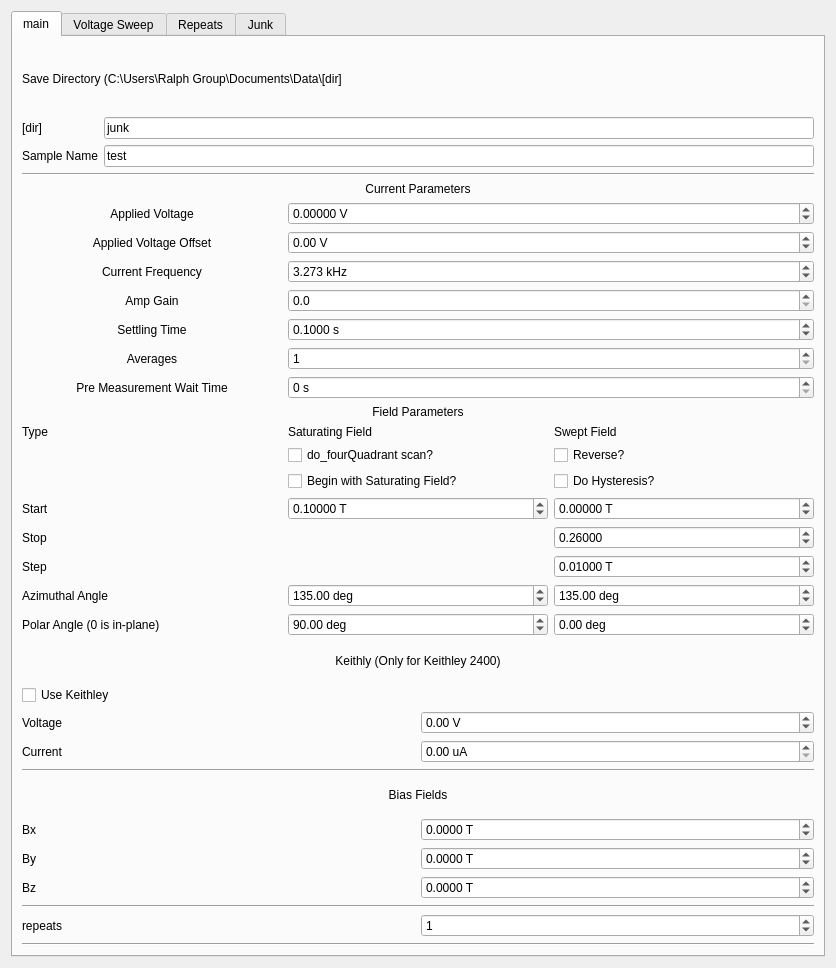
<?xml version="1.0" encoding="UTF-8"?>
<ui version="4.0">
 <class>Form</class>
 <widget class="QWidget" name="Form">
  <property name="geometry">
   <rect>
    <x>0</x>
    <y>0</y>
    <width>836</width>
    <height>968</height>
   </rect>
  </property>
  <property name="windowTitle">
   <string>Form</string>
  </property>
  <layout class="QVBoxLayout" name="verticalLayout">
   <item>
    <widget class="QTabWidget" name="pageoftabwidgetquestionmark">
     <property name="toolTip">
      <string>&lt;html&gt;&lt;head/&gt;&lt;body&gt;&lt;p&gt;Field Parameters&lt;/p&gt;&lt;/body&gt;&lt;/html&gt;</string>
     </property>
     <property name="currentIndex">
      <number>0</number>
     </property>
     <widget class="QWidget" name="tab">
      <attribute name="title">
       <string>main</string>
      </attribute>
      <layout class="QVBoxLayout" name="verticalLayout_10">
       <item>
        <layout class="QGridLayout" name="save_params">
         <item row="4" column="0">
          <widget class="QLabel" name="label_12">
           <property name="enabled">
            <bool>true</bool>
           </property>
           <property name="text">
            <string>Sample Name</string>
           </property>
          </widget>
         </item>
         <item row="4" column="1">
          <widget class="QLineEdit" name="sample_name">
           <property name="text">
            <string>test</string>
           </property>
           <property name="placeholderText">
            <string>test</string>
           </property>
          </widget>
         </item>
         <item row="0" column="0" colspan="2">
          <widget class="QLabel" name="label_8">
           <property name="text">
            <string>Save Directory (C:\Users\Ralph Group\Documents\Data\[dir]</string>
           </property>
           <property name="wordWrap">
            <bool>true</bool>
           </property>
          </widget>
         </item>
         <item row="3" column="0">
          <widget class="QLabel" name="label_22">
           <property name="text">
            <string>[dir]</string>
           </property>
          </widget>
         </item>
         <item row="3" column="1">
          <widget class="QLineEdit" name="save_dir">
           <property name="text">
            <string>junk</string>
           </property>
          </widget>
         </item>
        </layout>
       </item>
       <item>
        <widget class="Line" name="line_3">
         <property name="orientation">
          <enum>Qt::Horizontal</enum>
         </property>
        </widget>
       </item>
       <item>
        <layout class="QGridLayout" name="lockin_params">
         <item row="2" column="0">
          <widget class="QLabel" name="label_36">
           <property name="text">
            <string>Applied Voltage Offset</string>
           </property>
           <property name="alignment">
            <set>Qt::AlignCenter</set>
           </property>
          </widget>
         </item>
         <item row="1" column="0">
          <widget class="QLabel" name="label_3">
           <property name="text">
            <string>Applied Voltage</string>
           </property>
           <property name="alignment">
            <set>Qt::AlignCenter</set>
           </property>
          </widget>
         </item>
         <item row="7" column="0">
          <widget class="QLabel" name="label_30">
           <property name="text">
            <string>Amp Gain</string>
           </property>
           <property name="alignment">
            <set>Qt::AlignCenter</set>
           </property>
          </widget>
         </item>
         <item row="10" column="0">
          <widget class="QLabel" name="label_31">
           <property name="text">
            <string>Pre Measurement Wait Time</string>
           </property>
           <property name="alignment">
            <set>Qt::AlignCenter</set>
           </property>
          </widget>
         </item>
         <item row="2" column="1" colspan="2">
          <widget class="QDoubleSpinBox" name="applied_voltage_offset">
           <property name="suffix">
            <string> V</string>
           </property>
           <property name="minimum">
            <double>-8.000000000000000</double>
           </property>
           <property name="maximum">
            <double>8.000000000000000</double>
           </property>
           <property name="singleStep">
            <double>0.010000000000000</double>
           </property>
          </widget>
         </item>
         <item row="9" column="0">
          <widget class="QLabel" name="label_35">
           <property name="text">
            <string>Averages</string>
           </property>
           <property name="alignment">
            <set>Qt::AlignCenter</set>
           </property>
          </widget>
         </item>
         <item row="10" column="1" colspan="2">
          <widget class="QDoubleSpinBox" name="wait">
           <property name="suffix">
            <string> s</string>
           </property>
           <property name="decimals">
            <number>0</number>
           </property>
           <property name="maximum">
            <double>9999999.000000000000000</double>
           </property>
          </widget>
         </item>
         <item row="20" column="0">
          <widget class="QLabel" name="label_16">
           <property name="text">
            <string>Azimuthal Angle</string>
           </property>
          </widget>
         </item>
         <item row="9" column="1" colspan="2">
          <widget class="QSpinBox" name="avgs">
           <property name="minimum">
            <number>1</number>
           </property>
          </widget>
         </item>
         <item row="12" column="0" colspan="3">
          <widget class="QLabel" name="label_10">
           <property name="text">
            <string>Field Parameters</string>
           </property>
           <property name="alignment">
            <set>Qt::AlignCenter</set>
           </property>
          </widget>
         </item>
         <item row="0" column="0" colspan="3">
          <widget class="QLabel" name="label_7">
           <property name="text">
            <string>Current Parameters</string>
           </property>
           <property name="alignment">
            <set>Qt::AlignCenter</set>
           </property>
          </widget>
         </item>
         <item row="21" column="1">
          <widget class="QDoubleSpinBox" name="saturating_field_polar">
           <property name="suffix">
            <string> deg</string>
           </property>
           <property name="minimum">
            <double>-180.000000000000000</double>
           </property>
           <property name="maximum">
            <double>180.000000000000000</double>
           </property>
           <property name="value">
            <double>90.000000000000000</double>
           </property>
          </widget>
         </item>
         <item row="17" column="0">
          <widget class="QLabel" name="label_18">
           <property name="text">
            <string>Start</string>
           </property>
          </widget>
         </item>
         <item row="8" column="1" colspan="2">
          <widget class="QDoubleSpinBox" name="settling">
           <property name="suffix">
            <string> s</string>
           </property>
           <property name="decimals">
            <number>4</number>
           </property>
           <property name="maximum">
            <double>9999999.000000000000000</double>
           </property>
           <property name="value">
            <double>0.100000000000000</double>
           </property>
          </widget>
         </item>
         <item row="8" column="0">
          <widget class="QLabel" name="label_20">
           <property name="text">
            <string>Settling Time</string>
           </property>
           <property name="alignment">
            <set>Qt::AlignCenter</set>
           </property>
          </widget>
         </item>
         <item row="20" column="2">
          <widget class="QDoubleSpinBox" name="sweep_field_azimuth">
           <property name="suffix">
            <string> deg</string>
           </property>
           <property name="minimum">
            <double>-170.000000000000000</double>
           </property>
           <property name="maximum">
            <double>170.000000000000000</double>
           </property>
           <property name="value">
            <double>135.000000000000000</double>
           </property>
          </widget>
         </item>
         <item row="21" column="2">
          <widget class="QDoubleSpinBox" name="sweep_field_polar">
           <property name="suffix">
            <string> deg</string>
           </property>
           <property name="minimum">
            <double>-180.000000000000000</double>
           </property>
           <property name="maximum">
            <double>180.000000000000000</double>
           </property>
          </widget>
         </item>
         <item row="21" column="0">
          <widget class="QLabel" name="label_19">
           <property name="text">
            <string>Polar Angle (0 is in-plane)</string>
           </property>
          </widget>
         </item>
         <item row="6" column="0">
          <widget class="QLabel" name="label_9">
           <property name="text">
            <string>Current Frequency</string>
           </property>
           <property name="alignment">
            <set>Qt::AlignCenter</set>
           </property>
          </widget>
         </item>
         <item row="17" column="1">
          <widget class="QDoubleSpinBox" name="saturating_field">
           <property name="suffix">
            <string> T</string>
           </property>
           <property name="decimals">
            <number>5</number>
           </property>
           <property name="minimum">
            <double>-0.280000000000000</double>
           </property>
           <property name="maximum">
            <double>0.280000000000000</double>
           </property>
           <property name="singleStep">
            <double>0.001000000000000</double>
           </property>
           <property name="value">
            <double>0.100000000000000</double>
           </property>
          </widget>
         </item>
         <item row="17" column="2">
          <widget class="QDoubleSpinBox" name="sweep_field_start">
           <property name="suffix">
            <string> T</string>
           </property>
           <property name="decimals">
            <number>5</number>
           </property>
           <property name="minimum">
            <double>-0.270000000000000</double>
           </property>
           <property name="maximum">
            <double>0.270000000000000</double>
           </property>
           <property name="singleStep">
            <double>0.001000000000000</double>
           </property>
           <property name="value">
            <double>0.000000000000000</double>
           </property>
          </widget>
         </item>
         <item row="19" column="2">
          <widget class="QDoubleSpinBox" name="sweep_field_step">
           <property name="suffix">
            <string> T</string>
           </property>
           <property name="decimals">
            <number>5</number>
           </property>
           <property name="minimum">
            <double>-0.280000000000000</double>
           </property>
           <property name="maximum">
            <double>0.280000000000000</double>
           </property>
           <property name="value">
            <double>0.010000000000000</double>
           </property>
          </widget>
         </item>
         <item row="13" column="2">
          <widget class="QLabel" name="label_11">
           <property name="text">
            <string>Swept Field</string>
           </property>
          </widget>
         </item>
         <item row="14" column="2">
          <widget class="QCheckBox" name="reverse">
           <property name="text">
            <string>Reverse?</string>
           </property>
          </widget>
         </item>
         <item row="20" column="1">
          <widget class="QDoubleSpinBox" name="saturating_field_azimuth">
           <property name="suffix">
            <string> deg</string>
           </property>
           <property name="minimum">
            <double>-170.000000000000000</double>
           </property>
           <property name="maximum">
            <double>170.000000000000000</double>
           </property>
           <property name="value">
            <double>135.000000000000000</double>
           </property>
          </widget>
         </item>
         <item row="19" column="0">
          <widget class="QLabel" name="label_2">
           <property name="text">
            <string>Step</string>
           </property>
          </widget>
         </item>
         <item row="6" column="1" colspan="2">
          <widget class="QDoubleSpinBox" name="current_frequency">
           <property name="suffix">
            <string> kHz</string>
           </property>
           <property name="decimals">
            <number>3</number>
           </property>
           <property name="maximum">
            <double>1000.000000000000000</double>
           </property>
           <property name="value">
            <double>3.273000000000000</double>
           </property>
          </widget>
         </item>
         <item row="13" column="1">
          <widget class="QLabel" name="label_6">
           <property name="text">
            <string>Saturating Field</string>
           </property>
          </widget>
         </item>
         <item row="13" column="0">
          <widget class="QLabel" name="label_21">
           <property name="text">
            <string>Type</string>
           </property>
          </widget>
         </item>
         <item row="15" column="1">
          <widget class="QCheckBox" name="saturate">
           <property name="text">
            <string>Begin with Saturating Field?</string>
           </property>
          </widget>
         </item>
         <item row="7" column="1" colspan="2">
          <widget class="QDoubleSpinBox" name="amp_gain">
           <property name="suffix">
            <string/>
           </property>
           <property name="decimals">
            <number>1</number>
           </property>
           <property name="minimum">
            <double>0.000000000000000</double>
           </property>
           <property name="maximum">
            <double>50000.000000000000000</double>
           </property>
          </widget>
         </item>
         <item row="1" column="1" colspan="2">
          <widget class="QDoubleSpinBox" name="applied_voltage">
           <property name="suffix">
            <string> V</string>
           </property>
           <property name="decimals">
            <number>5</number>
           </property>
           <property name="minimum">
            <double>-10.000000000000000</double>
           </property>
           <property name="maximum">
            <double>10.000000000000000</double>
           </property>
           <property name="value">
            <double>0.000000000000000</double>
           </property>
          </widget>
         </item>
         <item row="15" column="2">
          <widget class="QCheckBox" name="hysteresis">
           <property name="text">
            <string>Do Hysteresis?</string>
           </property>
          </widget>
         </item>
         <item row="18" column="2">
          <widget class="QDoubleSpinBox" name="sweep_field_stop">
           <property name="decimals">
            <number>5</number>
           </property>
           <property name="minimum">
            <double>-0.270000000000000</double>
           </property>
           <property name="maximum">
            <double>0.270000000000000</double>
           </property>
           <property name="singleStep">
            <double>1.000000000000000</double>
           </property>
           <property name="value">
            <double>0.260000000000000</double>
           </property>
          </widget>
         </item>
         <item row="18" column="0">
          <widget class="QLabel" name="label_37">
           <property name="text">
            <string>Stop</string>
           </property>
          </widget>
         </item>
         <item row="14" column="1">
          <widget class="QCheckBox" name="do_fourQuadrant">
           <property name="text">
            <string>do_fourQuadrant scan?</string>
           </property>
          </widget>
         </item>
        </layout>
       </item>
       <item>
        <layout class="QGridLayout" name="gridLayout_3">
         <item row="2" column="0">
          <widget class="QLabel" name="label_39">
           <property name="text">
            <string>Voltage</string>
           </property>
          </widget>
         </item>
         <item row="3" column="0">
          <widget class="QLabel" name="label_40">
           <property name="text">
            <string>Current</string>
           </property>
          </widget>
         </item>
         <item row="3" column="1">
          <widget class="QDoubleSpinBox" name="keithley_current">
           <property name="suffix">
            <string> uA</string>
           </property>
          </widget>
         </item>
         <item row="2" column="1">
          <widget class="QDoubleSpinBox" name="keithley_voltage">
           <property name="suffix">
            <string> V</string>
           </property>
           <property name="minimum">
            <double>-200.000000000000000</double>
           </property>
           <property name="maximum">
            <double>200.000000000000000</double>
           </property>
          </widget>
         </item>
         <item row="0" column="0" colspan="2">
          <widget class="QLabel" name="label_38">
           <property name="text">
            <string>Keithly (Only for Keithley 2400)</string>
           </property>
           <property name="alignment">
            <set>Qt::AlignCenter</set>
           </property>
          </widget>
         </item>
         <item row="1" column="0">
          <widget class="QCheckBox" name="use_keithley">
           <property name="text">
            <string>Use Keithley</string>
           </property>
          </widget>
         </item>
        </layout>
       </item>
       <item>
        <widget class="Line" name="line_2">
         <property name="orientation">
          <enum>Qt::Horizontal</enum>
         </property>
        </widget>
       </item>
       <item>
        <layout class="QGridLayout" name="gridLayout_4">
         <item row="0" column="0">
          <layout class="QGridLayout" name="gridLayout">
           <item row="2" column="1">
            <widget class="QDoubleSpinBox" name="bias_field_y">
             <property name="suffix">
              <string> T</string>
             </property>
             <property name="decimals">
              <number>4</number>
             </property>
             <property name="minimum">
              <double>-0.280000000000000</double>
             </property>
             <property name="maximum">
              <double>0.280000000000000</double>
             </property>
            </widget>
           </item>
           <item row="2" column="0">
            <widget class="QLabel" name="label_24">
             <property name="text">
              <string>By</string>
             </property>
            </widget>
           </item>
           <item row="1" column="1">
            <widget class="QDoubleSpinBox" name="bias_field_x">
             <property name="suffix">
              <string> T</string>
             </property>
             <property name="decimals">
              <number>4</number>
             </property>
             <property name="minimum">
              <double>-0.280000000000000</double>
             </property>
             <property name="maximum">
              <double>0.280000000000000</double>
             </property>
            </widget>
           </item>
           <item row="0" column="0" colspan="2">
            <widget class="QLabel" name="label_28">
             <property name="text">
              <string>Bias Fields</string>
             </property>
             <property name="alignment">
              <set>Qt::AlignCenter</set>
             </property>
            </widget>
           </item>
           <item row="3" column="0">
            <widget class="QLabel" name="label_29">
             <property name="text">
              <string>Bz</string>
             </property>
            </widget>
           </item>
           <item row="3" column="1">
            <widget class="QDoubleSpinBox" name="bias_field_z">
             <property name="suffix">
              <string> T</string>
             </property>
             <property name="decimals">
              <number>4</number>
             </property>
             <property name="minimum">
              <double>-0.150000000000000</double>
             </property>
             <property name="maximum">
              <double>0.150000000000000</double>
             </property>
            </widget>
           </item>
           <item row="1" column="0">
            <widget class="QLabel" name="label_23">
             <property name="text">
              <string>Bx</string>
             </property>
            </widget>
           </item>
          </layout>
         </item>
        </layout>
       </item>
       <item>
        <widget class="Line" name="line_5">
         <property name="orientation">
          <enum>Qt::Horizontal</enum>
         </property>
        </widget>
       </item>
       <item>
        <layout class="QGridLayout" name="gridLayout_5">
         <property name="verticalSpacing">
          <number>3</number>
         </property>
         <item row="0" column="0">
          <widget class="QLabel" name="label_41">
           <property name="text">
            <string>repeats</string>
           </property>
          </widget>
         </item>
         <item row="0" column="1">
          <widget class="QDoubleSpinBox" name="num_repeat">
           <property name="suffix">
            <string/>
           </property>
           <property name="decimals">
            <number>0</number>
           </property>
           <property name="maximum">
            <double>10000.000000000000000</double>
           </property>
           <property name="value">
            <double>1.000000000000000</double>
           </property>
          </widget>
         </item>
        </layout>
       </item>
       <item>
        <widget class="Line" name="line">
         <property name="orientation">
          <enum>Qt::Horizontal</enum>
         </property>
        </widget>
       </item>
      </layout>
     </widget>
     <widget class="QWidget" name="tab_2">
      <attribute name="title">
       <string>Voltage Sweep</string>
      </attribute>
      <widget class="QWidget" name="gridLayoutWidget">
       <property name="geometry">
        <rect>
         <x>0</x>
         <y>0</y>
         <width>331</width>
         <height>191</height>
        </rect>
       </property>
       <layout class="QGridLayout" name="gridLayout_2">
        <item row="3" column="0">
         <widget class="QLabel" name="label_32">
          <property name="text">
           <string>Voltage stop</string>
          </property>
         </widget>
        </item>
        <item row="1" column="0">
         <widget class="QLabel" name="label_33">
          <property name="text">
           <string>Voltage Start</string>
          </property>
         </widget>
        </item>
        <item row="4" column="0">
         <widget class="QLabel" name="label_34">
          <property name="text">
           <string>Voltage Step</string>
          </property>
         </widget>
        </item>
        <item row="1" column="1">
         <widget class="QDoubleSpinBox" name="voltage_min">
          <property name="suffix">
           <string> V (rms)</string>
          </property>
          <property name="decimals">
           <number>3</number>
          </property>
          <property name="maximum">
           <double>8.000000000000000</double>
          </property>
          <property name="value">
           <double>1.000000000000000</double>
          </property>
         </widget>
        </item>
        <item row="3" column="1">
         <widget class="QDoubleSpinBox" name="voltage_max">
          <property name="suffix">
           <string> V (rms)</string>
          </property>
          <property name="decimals">
           <number>3</number>
          </property>
          <property name="maximum">
           <double>8.000000000000000</double>
          </property>
          <property name="value">
           <double>7.000000000000000</double>
          </property>
         </widget>
        </item>
        <item row="4" column="1">
         <widget class="QDoubleSpinBox" name="voltage_step">
          <property name="suffix">
           <string> V (rms)</string>
          </property>
          <property name="decimals">
           <number>3</number>
          </property>
          <property name="maximum">
           <double>8.000000000000000</double>
          </property>
          <property name="value">
           <double>0.500000000000000</double>
          </property>
         </widget>
        </item>
        <item row="0" column="0">
         <widget class="QCheckBox" name="do_voltage_sweep">
          <property name="text">
           <string>Do Voltage Sweep?</string>
          </property>
         </widget>
        </item>
       </layout>
      </widget>
     </widget>
     <widget class="QWidget" name="tab_3">
      <attribute name="title">
       <string>Repeats</string>
      </attribute>
     </widget>
     <widget class="QWidget" name="widget">
      <attribute name="title">
       <string>Junk</string>
      </attribute>
      <widget class="QWidget" name="layoutWidget">
       <property name="geometry">
        <rect>
         <x>0</x>
         <y>0</y>
         <width>471</width>
         <height>192</height>
        </rect>
       </property>
       <layout class="QGridLayout" name="field_params">
        <item row="8" column="1">
         <widget class="QSpinBox" name="first_harm_order">
          <property name="minimum">
           <number>1</number>
          </property>
          <property name="maximum">
           <number>8</number>
          </property>
          <property name="value">
           <number>8</number>
          </property>
         </widget>
        </item>
        <item row="8" column="2">
         <widget class="QSpinBox" name="second_harm_order">
          <property name="minimum">
           <number>1</number>
          </property>
          <property name="maximum">
           <number>8</number>
          </property>
          <property name="value">
           <number>8</number>
          </property>
         </widget>
        </item>
        <item row="7" column="0">
         <widget class="QLabel" name="label_14">
          <property name="text">
           <string>Harmonic:</string>
          </property>
         </widget>
        </item>
        <item row="7" column="2">
         <widget class="QLabel" name="label_13">
          <property name="text">
           <string>2</string>
          </property>
         </widget>
        </item>
        <item row="9" column="0">
         <widget class="QLabel" name="label_5">
          <property name="text">
           <string>TC</string>
          </property>
         </widget>
        </item>
        <item row="9" column="2">
         <widget class="QDoubleSpinBox" name="second_harm_tc">
          <property name="buttonSymbols">
           <enum>QAbstractSpinBox::NoButtons</enum>
          </property>
          <property name="suffix">
           <string> s</string>
          </property>
          <property name="decimals">
           <number>4</number>
          </property>
          <property name="minimum">
           <double>0.000000000000000</double>
          </property>
          <property name="maximum">
           <double>50.000000000000000</double>
          </property>
          <property name="singleStep">
           <double>0.000010000000000</double>
          </property>
          <property name="value">
           <double>0.010000000000000</double>
          </property>
         </widget>
        </item>
        <item row="9" column="1">
         <widget class="QDoubleSpinBox" name="first_harm_tc">
          <property name="suffix">
           <string> s</string>
          </property>
          <property name="decimals">
           <number>4</number>
          </property>
          <property name="maximum">
           <double>50.000000000000000</double>
          </property>
          <property name="value">
           <double>0.010000000000000</double>
          </property>
         </widget>
        </item>
        <item row="8" column="0">
         <widget class="QLabel" name="label_17">
          <property name="text">
           <string>Filter Order</string>
          </property>
         </widget>
        </item>
        <item row="7" column="1">
         <widget class="QLabel" name="label_4">
          <property name="text">
           <string>1</string>
          </property>
         </widget>
        </item>
        <item row="4" column="0">
         <widget class="QLabel" name="label_25">
          <property name="text">
           <string>50 Ohm?</string>
          </property>
         </widget>
        </item>
        <item row="6" column="0">
         <widget class="QLabel" name="label_15">
          <property name="text">
           <string>EOM V</string>
          </property>
         </widget>
        </item>
        <item row="3" column="1" colspan="2">
         <widget class="QDoubleSpinBox" name="input_range">
          <property name="suffix">
           <string> V</string>
          </property>
          <property name="decimals">
           <number>4</number>
          </property>
          <property name="value">
           <double>0.800000000000000</double>
          </property>
         </widget>
        </item>
        <item row="5" column="0">
         <widget class="QLabel" name="label_27">
          <property name="text">
           <string>EOM Freq.</string>
          </property>
         </widget>
        </item>
        <item row="3" column="0">
         <widget class="QLabel" name="label_26">
          <property name="text">
           <string>Input Range</string>
          </property>
         </widget>
        </item>
        <item row="1" column="0" colspan="3">
         <widget class="QLabel" name="label">
          <property name="text">
           <string>Lock-in</string>
          </property>
          <property name="alignment">
           <set>Qt::AlignCenter</set>
          </property>
         </widget>
        </item>
        <item row="6" column="1" colspan="2">
         <widget class="QDoubleSpinBox" name="eom_voltage">
          <property name="suffix">
           <string> V</string>
          </property>
          <property name="decimals">
           <number>4</number>
          </property>
          <property name="value">
           <double>0.650000000000000</double>
          </property>
         </widget>
        </item>
        <item row="4" column="1" colspan="2">
         <widget class="QCheckBox" name="imp50">
          <property name="text">
           <string/>
          </property>
          <property name="checked">
           <bool>false</bool>
          </property>
          <property name="tristate">
           <bool>false</bool>
          </property>
         </widget>
        </item>
        <item row="5" column="1" colspan="2">
         <widget class="QDoubleSpinBox" name="f_eom">
          <property name="suffix">
           <string> MHz</string>
          </property>
          <property name="decimals">
           <number>5</number>
          </property>
          <property name="value">
           <double>3.347620000000000</double>
          </property>
         </widget>
        </item>
        <item row="0" column="0">
         <widget class="Line" name="line_4">
          <property name="orientation">
           <enum>Qt::Horizontal</enum>
          </property>
         </widget>
        </item>
       </layout>
      </widget>
     </widget>
    </widget>
   </item>
  </layout>
 </widget>
 <resources/>
 <connections/>
</ui>
